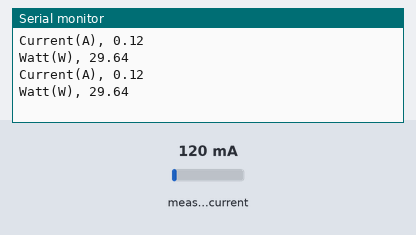
The sketch below on a simulated ESP32. On the bench: the last lines printed to the serial monitor. The test bench sets the inputs (shaded band); at power-on: measured current 120 mA (analog values on the 0–4095 scale).

Above: at 2.1 s.
2.2 s: measured current set to 40 mA
At 2.9 s:
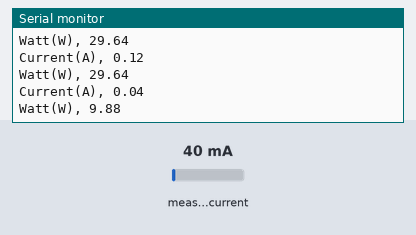
3.8 s: measured current set to 500 mA
At 3.8 s:
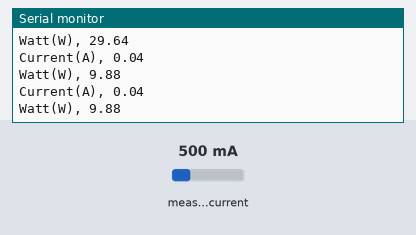
Timing chart, 0 to 6.8 s (numbered marks = the images above; inputs shaded):
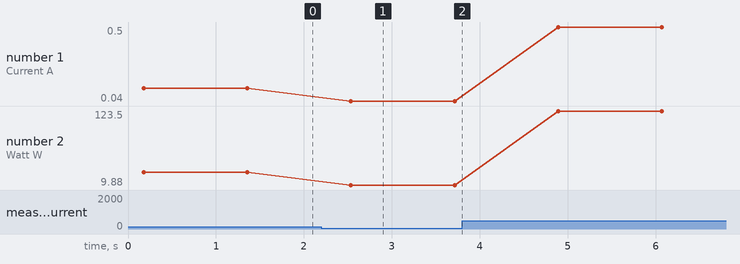

Measured:
- after the input at 2.2 s, the serial monitor: prints a new line after 0.34 s (image 1)
- plotted number 1: 0.12 → 0.04 after the input at 2.2 s, 0.04 → 0.5 after the input at 3.8 s
- plotted number 2: 29.64 → 9.88 after the input at 2.2 s, 9.88 → 123.5 after the input at 3.8 s

The sketch:

TestADC2.ino
```cpp
#include <Arduino.h>
#include "EmonLib.h"
#include <driver/adc.h>

// The GPIO pin were the CT sensor is connected to (should be an ADC input)
#define ADC_INPUT 34

// The voltage in our apartment. Usually this is 230V for Europe, 110V for US.
// Ours is higher because the building has its own high voltage cabin.
#define HOME_VOLTAGE 247.0


// Force EmonLib to use 10bit ADC resolution
#define ADC_BITS    10
#define ADC_COUNTS  (1<<ADC_BITS)

EnergyMonitor emon1;

void setup()
{
  adc1_config_channel_atten(ADC1_CHANNEL_6, ADC_ATTEN_DB_11);
  analogReadResolution(10);
  Serial.begin(115200);

  // Initialize emon library (30 = calibration number)
  emon1.current(ADC_INPUT, 111.1);

}

void loop(){

  double amps = emon1.calcIrms(1480); // Calculate Irms only
  double watt = amps * HOME_VOLTAGE;

  Serial.print("Current(A), ");
  Serial.println(amps);             // Irms

  Serial.print("Watt(W), ");
  Serial.println(watt);             // Irms

  delay(1000);


}
```
